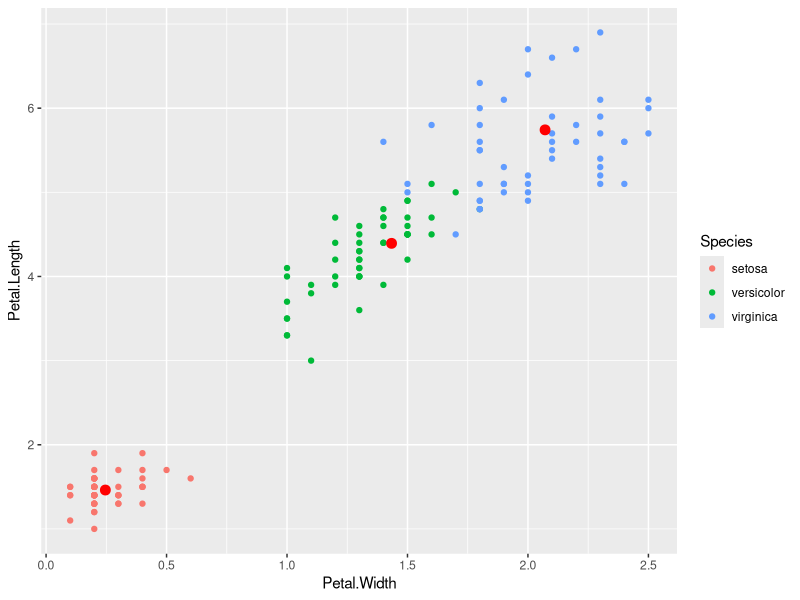

This chart was generated by the following R code:
#k mean convergence
#kmeans(x,centers=k)
#x=data in mx Form
#centers = number of clusters
library(tidyverse)

irismeans = kmeans(iris[,3:4],centers = 3)
irismeans
irismeans$centers

#classwork

km = kmeans(iris[,1:4],centers = 3,nstart = 20000)
km$centers
ggplot(data=iris) + geom_point(mapping = aes(x=Petal.Width,y=Petal.Length, color=Species))+ geom_point(data=km$centers, mapping = aes(x=Petal.Width,y=Petal.Length), color ="red", size = 3)

km$cluster
iris$Species
table(iris$Species, km$cluster)

#testing with lower nstart vals to try and force a bad result:
km = kmeans(iris[,1:4],centers = 3, nstart = 1)
table(iris$Species, km$cluster)
